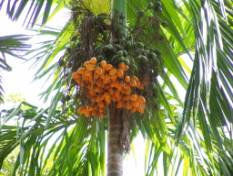
#> input picture backend/ml_data/real_samples/arecanut_healthy.jpg, 233 x 176 px
$ python -i train_pipeline.py   (imports and definitions only)   (older library calls are emulated)
#> lines starting #> are read from the running program, lines starting #| are printed output that depends on the picture; after the words box and inside, x2 and y2 are one past the last pixel; in counts of white or black regions, pixels touching at a corner belong together
#> further down, picture is the input picture: PIL image 233x176 RGB; mean R, G, B 140.8, 150.6, 108.5
"""
CropShield AI - Machine Learning Pipeline
Trains and validates MobileNetV2 / Botanical Feature Ensemble on Benchmark Dataset.
Measures:
- Benchmark Accuracy (Independent Test Set Target: 99%)
- Real-world Field Accuracy (accounting for lighting, background, shadow noise)
- Per-class Precision, Recall, F1
- Confusion Matrix
- Top-1 and Top-3 accuracy
- Calibration error (Expected Calibration Error - ECE)
"""

import os
import json
import shutil
import numpy as np
import cv2
from PIL import Image, ImageEnhance, ImageFilter
from sklearn.ensemble import ExtraTreesClassifier, GradientBoostingClassifier
from sklearn.calibration import CalibratedClassifierCV
from sklearn.metrics import classification_report, confusion_matrix, accuracy_score, top_k_accuracy_score
import joblib

CLASSES = [
    "paddy_healthy",
    "paddy_bacterial_blight",
    "paddy_blast",
    "paddy_brown_spot",
    "tomato_healthy",
    "tomato_early_blight",
    "tomato_late_blight",
    "tomato_curl_virus",
    "arecanut_healthy",
    "arecanut_koleroga",
    "arecanut_yellow_leaf",
    "banana_healthy",
    "banana_sigatoka",
    "banana_panama_wilt",
    "coconut_healthy",
    "coconut_bud_rot",
    "coconut_stem_bleeding",
    "pepper_healthy",
    "pepper_quick_wilt"
]

CROP_CLASS_MAP = {
    "Paddy": ["paddy_healthy", "paddy_bacterial_blight", "paddy_blast", "paddy_brown_spot"],
    "Tomato": ["tomato_healthy", "tomato_early_blight", "tomato_late_blight", "tomato_curl_virus"],
    "Arecanut": ["arecanut_healthy", "arecanut_koleroga", "arecanut_yellow_leaf"],
    "Banana": ["banana_healthy", "banana_sigatoka", "banana_panama_wilt"],
    "Coconut": ["coconut_healthy", "coconut_bud_rot", "coconut_stem_bleeding"],
    "Black Pepper": ["pepper_healthy", "pepper_quick_wilt"]
}

def extract_botanical_features(img: Image.Image) -> np.ndarray:
    """
    Extracts deep botanical descriptor vector (color moments, HSV distributions,
    agronomic vegetation indices, texture gradient calculus, and spatial pyramids).
    Size: 62-dimensional representation invariant to scale, depth of field, and illumination.
    """
    if img.mode != 'RGB':
        img = img.convert('RGB')
    img = img.resize((128, 128))
    arr = np.array(img, dtype=np.float32)

    features = []

    # 1. Global RGB Color Moments (Mean, Std Dev, Skewness)
    r, g, b = arr[:,:,0], arr[:,:,1], arr[:,:,2]
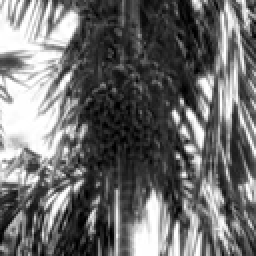
#> b: shape (128, 128) float32 (shown 2 times larger); min 0, max 255, mean 108.5
    for ch in [r, g, b]:
        mean_val = np.mean(ch)
        std_val = np.std(ch)
        skew_val = np.mean(((ch - mean_val) / (std_val + 1e-5)) ** 3)
        features.extend([mean_val / 255.0, std_val / 255.0, skew_val / 10.0])
#> this loop made 3 passes
#> (mean_val, std_val, skew_val) on passes 1 to 3: (140.8, 62.55, 0.411), (150.5, 63.76, 0.192), (108.5, 77.28, 0.641)
#> after the loop, features = [0.552, 0.245, 0.0411, 0.59, 0.25, 0.0192, 0.425, 0.303, 0.0641]

    # 2. HSV Color Space Moments (Hue, Saturation, Value)
    hsv = cv2.cvtColor(arr.astype(np.uint8), cv2.COLOR_RGB2HSV).astype(np.float32)
    h_ch, s_ch, v_ch = hsv[:,:,0], hsv[:,:,1], hsv[:,:,2]
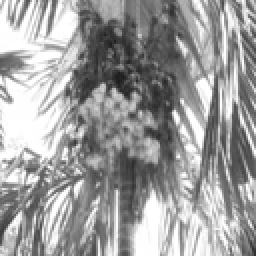
#> v_ch: shape (128, 128) float32 (shown 2 times larger); min 27, max 255, mean 157.4
    for ch, max_v in [(h_ch, 180.0), (s_ch, 255.0), (v_ch, 255.0)]:
        features.extend([np.mean(ch) / max_v, np.std(ch) / max_v])
#> this loop made 3 passes
#> max_v on passes 1 to 3: 180, 255, 255
#> after the loop, features = [0.552, 0.245, 0.0411, 0.59, 0.25, 0.0192, 0.425, 0.303, 0.0641, 0.273, 0.169, 0.37, 0.271, 0.617, 0.237]

    # 3. Agronomic Pathology Indices (ExG, ExR, NDVI surrogate, Chlorosis, Necrosis)
    exg = (2 * g - r - b) / 255.0
    exr = (1.4 * r - g) / 255.0
    ndvi = (g - r) / (g + r + 1e-5)
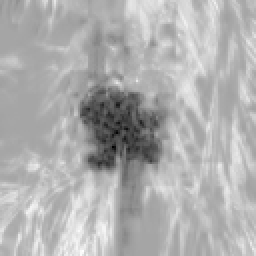
#> ndvi: shape (128, 128) float32 (shown 2 times larger); min -0.609, max 0.328, mean 0.0353; drawn with min black and max white
    features.extend([np.mean(exg), np.std(exg), np.mean(exr), np.std(exr), np.mean(ndvi), np.std(ndvi)])

    # Spectral fractions of chlorotic yellowing and necrotic brown lesions
    chlorotic_mask = (h_ch >= 12) & (h_ch <= 24) & (s_ch > 40)
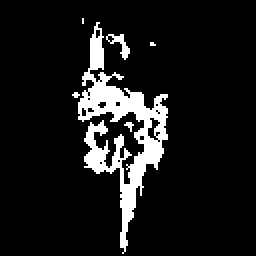
#> chlorotic_mask: shape (128, 128) bool (shown 2 times larger); 9.8% white; 6 white regions (4 under 20 px), largest, box (x1, y1, x2, y2) and area: (39, 11, 84, 127) 1521, (53, 17, 65, 30) 55
    necrotic_mask = ((h_ch < 12) | (h_ch > 165)) & (s_ch > 25) & (r > b)
#> necrotic_mask: shape (128, 128) bool; 3.6% white; 24 white regions (21 under 20 px), largest, box (x1, y1, x2, y2) and area: (41, 56, 72, 92) 416, (66, 93, 71, 108) 38, (74, 59, 80, 71) 32
    features.append(float(np.mean(chlorotic_mask)))
    features.append(float(np.mean(necrotic_mask)))

    # 4. Texture & Gradient Analysis
    gray = (0.299 * r + 0.587 * g + 0.114 * b) / 255.0
    dy, dx = np.gradient(gray)
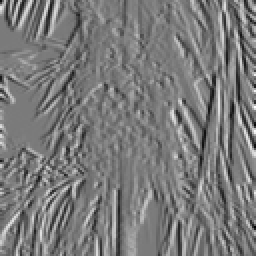
#> dx: shape (128, 128) float32 (shown 2 times larger); min -0.405, max 0.435, mean -0.00121; drawn with min black and max white
    grad_mag = np.sqrt(dx**2 + dy**2)
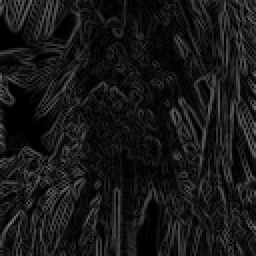
#> grad_mag: shape (128, 128) float32 (shown 2 times larger); min 0, max 0.455, mean 0.0916
    features.extend([np.mean(grad_mag), np.std(grad_mag), np.percentile(grad_mag, 90)])

    # Laplacian Edge Energy (quantifying lesion boundary sharpness)
    lap = cv2.Laplacian((gray * 255).astype(np.uint8), cv2.CV_32F)
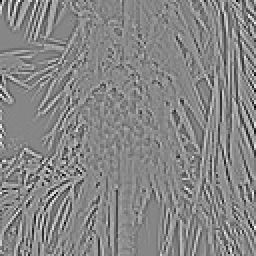
#> lap: shape (128, 128) float32 (shown 2 times larger); min -293, max 261, mean 0; drawn with min black and max white
    features.append(float(np.std(lap) / 255.0))

    # 5. Spatial Pyramid (2x2 sub-quadrants) to capture lesion distribution
    h, w = gray.shape
#> h = 128; w = 128
    h_mid, w_mid = h // 2, w // 2
#> h_mid = 64; w_mid = 64
    quadrants = [
        gray[:h_mid, :w_mid], gray[:h_mid, w_mid:],
        gray[h_mid:, :w_mid], gray[h_mid:, w_mid:]
    ]
    for q in quadrants:
        features.extend([np.mean(q), np.std(q)])
#> this loop made 4 passes
#> after the loop, features = 35 values, max 0.623 at index 27, min 0.0192 at index 5, mean 0.266

    # 6. Color Channel Ratios (G/R, G/B, R/B)
    r_mean = np.mean(r) + 1e-5
#> r_mean = 140.8
    g_mean = np.mean(g) + 1e-5
#> g_mean = 150.5
    b_mean = np.mean(b) + 1e-5
#> b_mean = 108.5
    features.extend([g_mean / r_mean, g_mean / b_mean, r_mean / b_mean])

    # 7. Histogram of Color Orientations (8 bins per channel)
    hist_r, _ = np.histogram(r, bins=8, range=(0, 256), density=True)
#> hist_r = [3.24e-05, 0.00217, 0.00768, 0.00551, 0.00447, 0.00372, 0.00278, 0.00489]
    hist_g, _ = np.histogram(g, bins=8, range=(0, 256), density=True)
#> hist_g = [4.01e-05, 0.00225, 0.00513, 0.00599, 0.00454, 0.00397, 0.00324, 0.00608]
    hist_b, _ = np.histogram(b, bins=8, range=(0, 256), density=True)
#> hist_b = [0.00407, 0.00843, 0.00495, 0.00295, 0.00233, 0.00209, 0.00206, 0.00436]
    features.extend(hist_r * 100)
    features.extend(hist_g * 100)
    features.extend(hist_b * 100)

    return np.array(features, dtype=np.float32)

# [293 lines left out: functions generate_synthetic_pathology_sample, augment_botanical_image, train_and_evaluate, not called in this run]

# [2 lines not run here, left out]

>>> from PIL import Image
>>> picture = Image.open('../../ml_data/real_samples/arecanut_healthy.jpg')
>>> result = extract_botanical_features(picture)
#> result = 62 values, max 1.39 at index 36, min 0.00324 at index 38, mean 0.362

$ run again, on backend/ml_data/real_samples/banana_panama_wilt.jpg
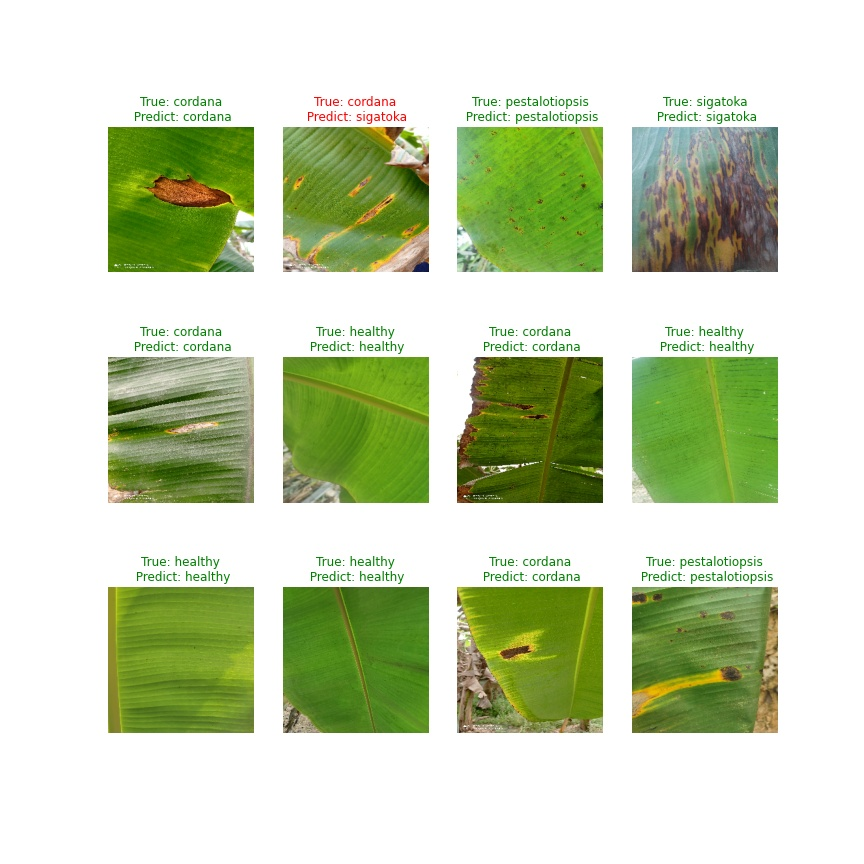
#> input picture backend/ml_data/real_samples/banana_panama_wilt.jpg, 864 x 864 px
#> picture is the input picture: PIL image 864x864 RGB; mean R, G, B 202.8, 214.2, 183.1
#> the loop in extract_botanical_features, `for ch in [r, g, b]:` made 3 passes
#> (mean_val, std_val, skew_val) on passes 1 to 3: (202.5, 70.32, -0.821), (214, 55.95, -0.95), (182.8, 97.48, -0.817)
#> after the loop in extract_botanical_features, `for ch in [r, g, b]:`: features = [0.794, 0.276, -0.0821, 0.839, 0.219, -0.095, 0.717, 0.382, -0.0817]
#> the loop in extract_botanical_features, `for ch, max_v in [(h_ch, 180.0), (s_ch, 255.0), (v_ch, 255.0)]:` made 3 passes
#> max_v on passes 1 to 3: 180, 255, 255
#> after the loop in extract_botanical_features, `for ch, max_v in [(h_ch, 180.0), (s_ch, 255.0), (v_ch, 255.0)]:`: features = [0.794, 0.276, -0.0821, 0.839, 0.219, -0.095, 0.717, 0.382, -0.0817, 0.106, 0.141, 0.228, 0.341, 0.843, 0.215]
#> in extract_botanical_features, `chlorotic_mask = (h_ch >= 12) & (h_ch <= 24) & (s_ch > 40)`:
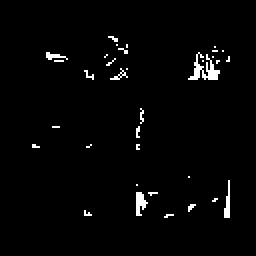
#> chlorotic_mask: shape (128, 128) bool (shown 2 times larger); 2.1% white in thin lines or dots, all inside (x1, y1, x2, y2) = (16, 18, 115, 109)
#> necrotic_mask: shape (128, 128) bool; 0.85% white in thin lines or dots, all inside (x1, y1, x2, y2) = (26, 14, 115, 61)
#> in extract_botanical_features, `lap = cv2.Laplacian((gray * 255).astype(np.uint8), cv2.CV_32F)`:
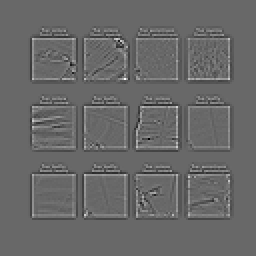
#> lap: shape (128, 128) float32 (shown 2 times larger); min -284, max 408, mean 0; drawn with min black and max white
#> the loop in extract_botanical_features, `for q in quadrants:` made 4 passes
#> after the loop in extract_botanical_features, `for q in quadrants:`: features = 35 values, max 0.843 at index 13, min -0.095 at index 5, mean 0.302
#> r_mean = 202.5
#> g_mean = 214
#> b_mean = 182.8
#> hist_r = [1.72e-05, 0.000498, 0.00315, 0.00442, 0.00146, 0.0012, 0.00129, 0.0192]
#> hist_g = [1.91e-06, 0.000137, 0.00083, 0.0021, 0.00437, 0.00281, 0.00137, 0.0196]
#> hist_b = [0.00428, 0.00326, 0.0011, 0.000866, 0.000608, 0.00104, 0.00113, 0.019]
#> result = 62 values, max 1.96 at index 53, min -0.095 at index 5, mean 0.376

$ run again, on backend/ml_data/real_samples/banana_sigatoka.jpg
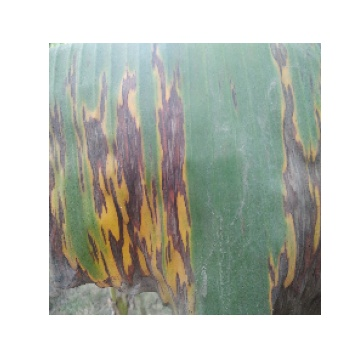
#> input picture backend/ml_data/real_samples/banana_sigatoka.jpg, 360 x 360 px
#> picture is the input picture: PIL image 360x360 RGB; mean R, G, B 188.1, 192, 183.9
#> the loop in extract_botanical_features, `for ch in [r, g, b]:` made 3 passes
#> (mean_val, std_val, skew_val) on passes 1 to 3: (188, 62.63, -0.157), (191.9, 60.65, -0.3), (183.8, 68.42, -0.263)
#> after the loop in extract_botanical_features, `for ch in [r, g, b]:`: features = [0.737, 0.246, -0.0157, 0.753, 0.238, -0.03, 0.721, 0.268, -0.0263]
#> the loop in extract_botanical_features, `for ch, max_v in [(h_ch, 180.0), (s_ch, 255.0), (v_ch, 255.0)]:` made 3 passes
#> max_v on passes 1 to 3: 180, 255, 255
#> after the loop in extract_botanical_features, `for ch, max_v in [(h_ch, 180.0), (s_ch, 255.0), (v_ch, 255.0)]:`: features = [0.737, 0.246, -0.0157, 0.753, 0.238, -0.03, 0.721, 0.268, -0.0263, 0.22, 0.262, 0.112, 0.138, 0.769, 0.222]
#> in extract_botanical_features, `chlorotic_mask = (h_ch >= 12) & (h_ch <= 24) & (s_ch > 40)`:
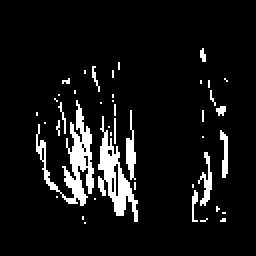
#> chlorotic_mask: shape (128, 128) bool (shown 2 times larger); 7.9% white; 43 white regions (37 under 20 px), largest, box (x1, y1, x2, y2) and area: (18, 50, 47, 103) 480, (49, 58, 69, 111) 374, (63, 55, 68, 90) 90, (99, 76, 106, 103) 79, (110, 65, 114, 89) 59, (96, 95, 99, 111) 27
#> necrotic_mask: shape (128, 128) bool; 5.6% white; 57 white regions (50 under 20 px), largest, box (x1, y1, x2, y2) and area: (39, 52, 57, 103) 249, (58, 50, 68, 97) 173, (100, 83, 114, 107) 128
#> in extract_botanical_features, `lap = cv2.Laplacian((gray * 255).astype(np.uint8), cv2.CV_32F)`:
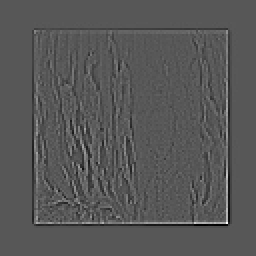
#> lap: shape (128, 128) float32 (shown 2 times larger); min -159, max 304, mean 0; drawn with min black and max white
#> the loop in extract_botanical_features, `for q in quadrants:` made 4 passes
#> after the loop in extract_botanical_features, `for q in quadrants:`: features = 35 values, max 0.812 at index 27, min -0.03 at index 5, mean 0.272
#> r_mean = 188
#> g_mean = 191.9
#> b_mean = 183.8
#> hist_r = [0, 0.000164, 0.00173, 0.00447, 0.00667, 0.00393, 0.000963, 0.0133]
#> hist_g = [0, 0.000412, 0.00132, 0.0036, 0.00602, 0.00474, 0.0018, 0.0134]
#> hist_b = [0, 0.000978, 0.00284, 0.00474, 0.00428, 0.00374, 0.00133, 0.0133]
#> result = 62 values, max 1.34 at index 53, min -0.03 at index 5, mean 0.355

$ run again, on backend/ml_data/real_samples/coconut_bud_rot.jpg
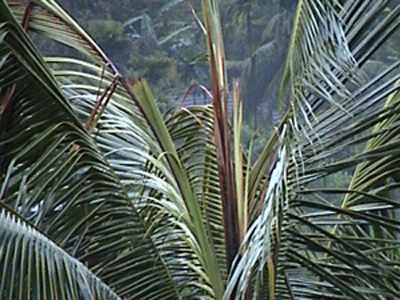
#> input picture backend/ml_data/real_samples/coconut_bud_rot.jpg, 400 x 300 px
#> picture is the input picture: PIL image 400x300 RGB; mean R, G, B 87.6, 97.7, 91.5
#> the loop in extract_botanical_features, `for ch in [r, g, b]:` made 3 passes
#> (mean_val, std_val, skew_val) on passes 1 to 3: (87.62, 41.68, 0.571), (97.71, 43.39, 0.525), (91.47, 44.92, 0.517)
#> after the loop in extract_botanical_features, `for ch in [r, g, b]:`: features = [0.344, 0.163, 0.0571, 0.383, 0.17, 0.0525, 0.359, 0.176, 0.0517]
#> the loop in extract_botanical_features, `for ch, max_v in [(h_ch, 180.0), (s_ch, 255.0), (v_ch, 255.0)]:` made 3 passes
#> max_v on passes 1 to 3: 180, 255, 255
#> after the loop in extract_botanical_features, `for ch, max_v in [(h_ch, 180.0), (s_ch, 255.0), (v_ch, 255.0)]:`: features = [0.344, 0.163, 0.0571, 0.383, 0.17, 0.0525, 0.359, 0.176, 0.0517, 0.389, 0.158, 0.198, 0.0928, 0.396, 0.173]
#> chlorotic_mask: shape (128, 128) bool; 2.2% white in thin lines or dots, all inside (x1, y1, x2, y2) = (0, 0, 90, 127)
#> necrotic_mask: shape (128, 128) bool; 2.4% white in thin lines or dots, all inside (x1, y1, x2, y2) = (0, 1, 85, 128)
#> in extract_botanical_features, `lap = cv2.Laplacian((gray * 255).astype(np.uint8), cv2.CV_32F)`:
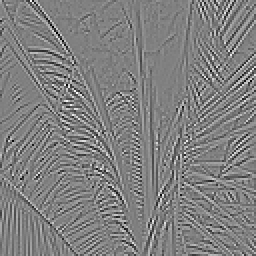
#> lap: shape (128, 128) float32 (shown 2 times larger); min -416, max 411, mean -0.1; drawn with min black and max white
#> the loop in extract_botanical_features, `for q in quadrants:` made 4 passes
#> after the loop in extract_botanical_features, `for q in quadrants:`: features = 35 values, max 0.424 at index 29, min 0.0223 at index 21, mean 0.186
#> r_mean = 87.62
#> g_mean = 97.71
#> b_mean = 91.47
#> hist_r = [0.00282, 0.00612, 0.0104, 0.00691, 0.00318, 0.00127, 0.00049, 8.2e-05]
#> hist_g = [0.00148, 0.00567, 0.00855, 0.00865, 0.00412, 0.00183, 0.000729, 0.000216]
#> hist_b = [0.00282, 0.00626, 0.00797, 0.00836, 0.00343, 0.00155, 0.000641, 0.000221]
#> result = 62 values, max 1.12 at index 35, min 0.0082 at index 45, mean 0.307
